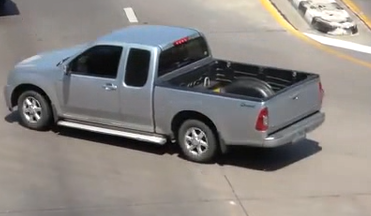
#> input picture car.png, 371 x 216 px
$ jupyter execute Homework5.ipynb
#> lines starting #> are read from the running program, lines starting #| are printed output that depends on the picture; pictures that were not available may be replaced by others from this repository, and a replacement may not be noted
[cell 1]
import cv2
import numpy as np

[cell 2]
img1 = cv2.imread("car.png", cv2.IMREAD_GRAYSCALE)
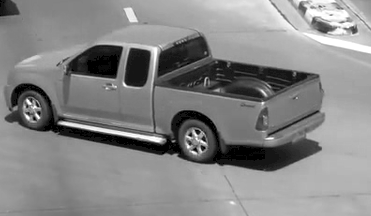
#> img1: shape (216, 371); min 0, max 255, mean 133.7
img2 = cv2.imread("monitoring_720p.avi.png", cv2.IMREAD_GRAYSCALE)
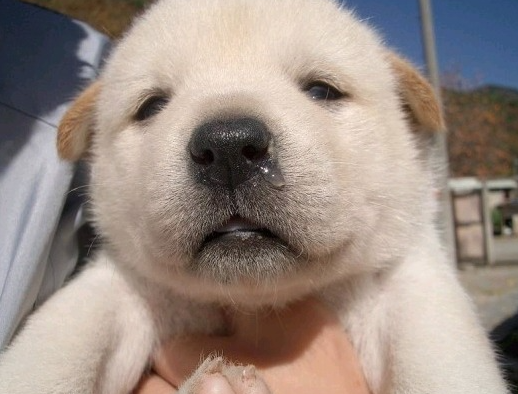
#> input picture dog.png, 518 x 394 px, given in place of monitoring_720p.avi.png, which was not available
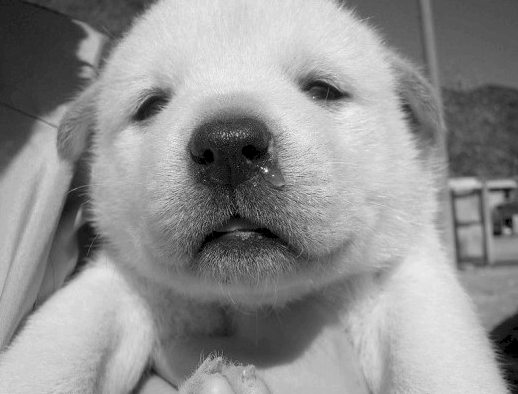
#> img2: shape (394, 518); min 0, max 249, mean 144.8

# ORB Detector
orb = cv2.ORB_create()
kp1, des1 = orb.detectAndCompute(img1, None)
#> kp1 = 433 keypoints; strongest (x, y, size): (198, 132, 31), (196, 150, 31), (190, 135, 31), (203, 147, 31)
kp2, des2 = orb.detectAndCompute(img2, None)
#> kp2 = 494 keypoints; strongest (x, y, size): (266, 171, 31), (262, 168, 31), (265, 170, 37.2), (266, 170, 44.6)

# Brute Force Matching
bf = cv2.BFMatcher(cv2.NORM_HAMMING, crossCheck=True)
matches = bf.match(des1, des2)
#> matches = 96 matches
matches = sorted(matches, key = lambda x:x.distance)

matching_result = cv2.drawMatches(img1, kp1, img2, kp2, matches[:50], None, flags=2)
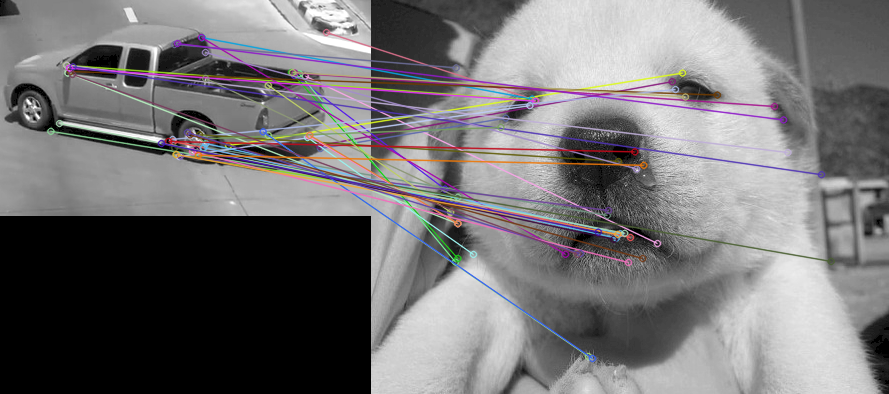
#> matching_result: shape (394, 889, 3); mean of channels 0, 1, 2 116.1, 114.7, 116.6; drawn as B, G, R

cv2.imshow("Img1", img1)
cv2.imshow("Img2", img2)
cv2.imshow("Matching result", matching_result)
cv2.waitKey(0)
cv2.destroyAllWindows()
